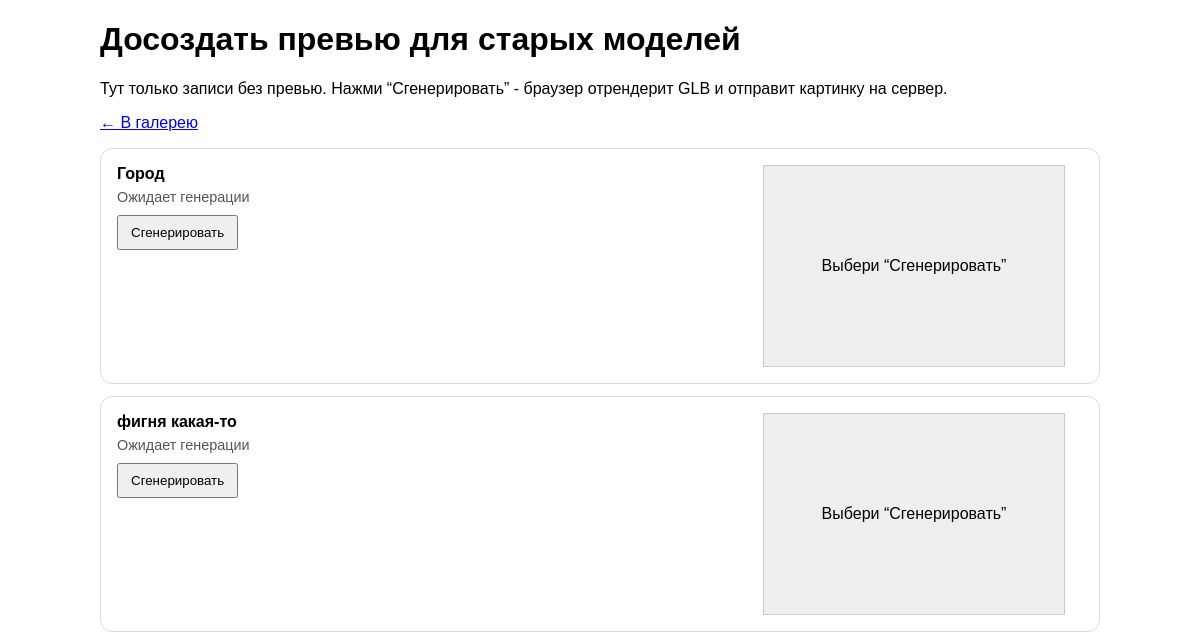
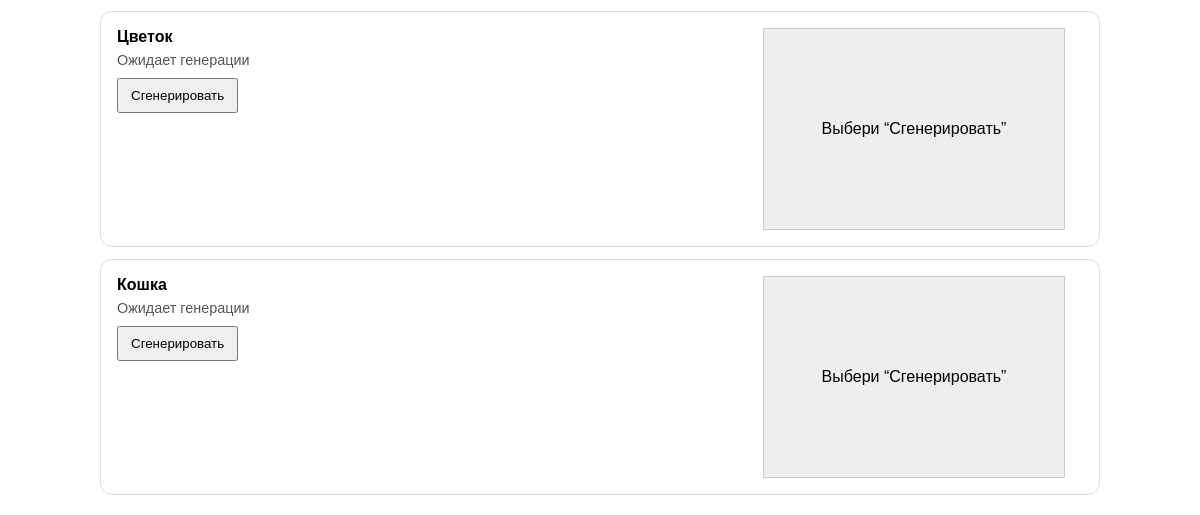
The page /regen-previews/ (signed in) on the database as committed earlier (2 pictures, top to bottom).
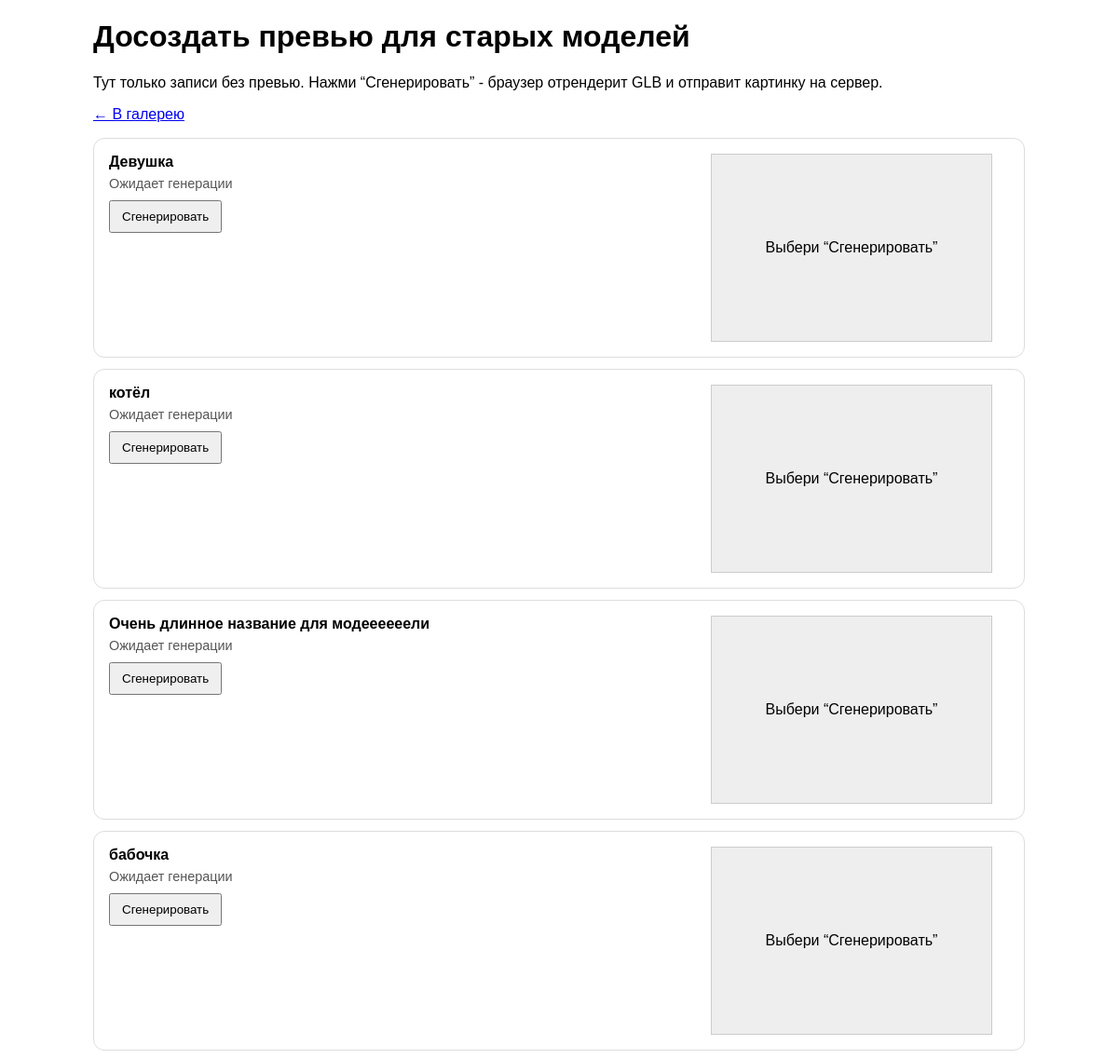
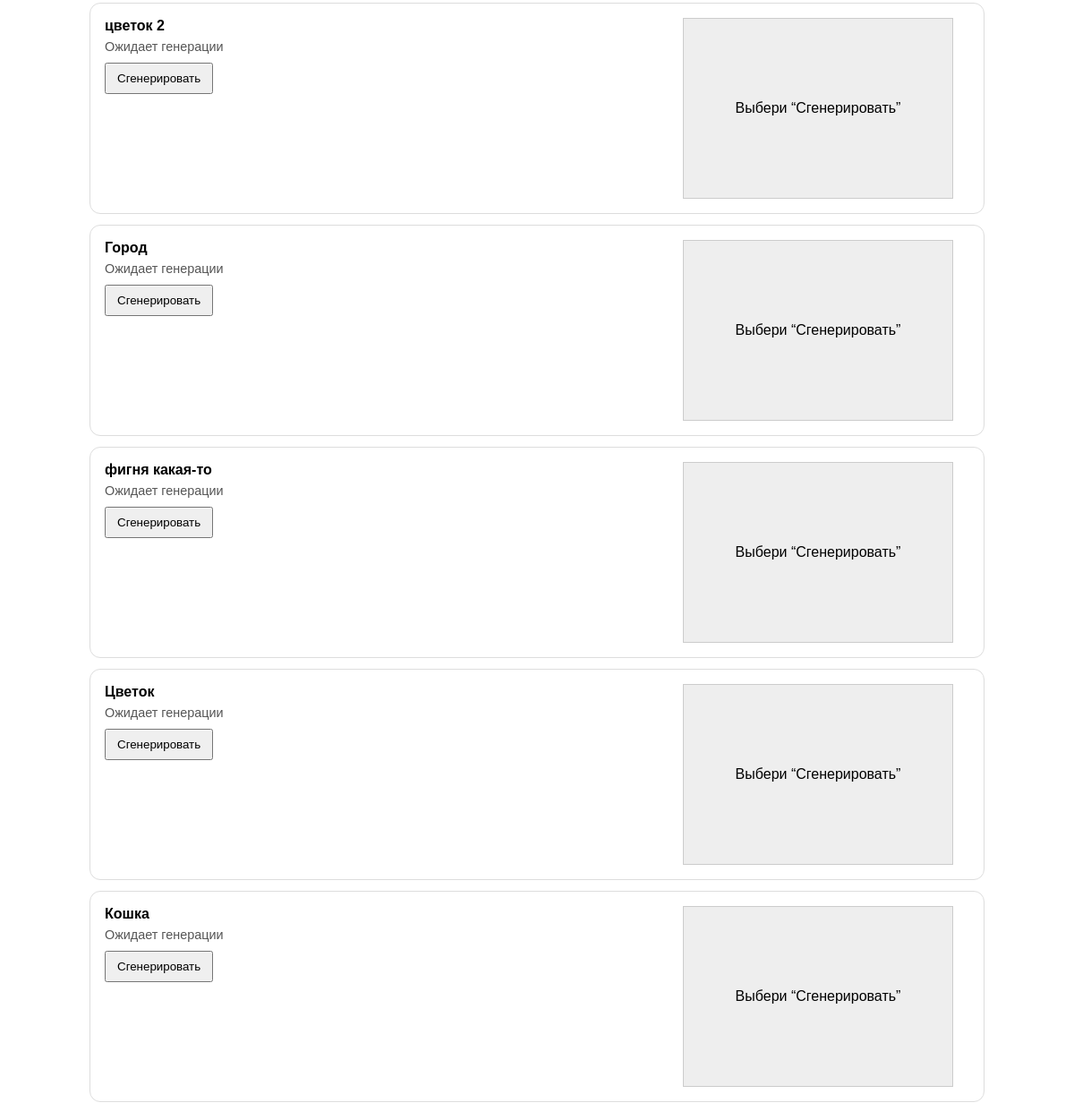
The same page on the database as committed later (2 pictures, top to bottom).
### gallery/models.py (models this page shows, shortened)
class Asset(models.Model):
    title = models.CharField(max_length=200, verbose_name="Название модели")
    file = models.FileField(upload_to='3d_assets/', verbose_name="3D Файл")
    image = models.ImageField(upload_to='thumbnails/', blank=True, null=True,
verbose_name="Превью")
    created_at = models.DateTimeField(auto_now_add=True, verbose_name="Дата загрузки")

### gallery/views.py (the view)
# urls.py: path('regen-previews/', views.regen_previews, name='regen_previews'),
@staff_member_required
def regen_previews(request):
    assets = (
        Asset.objects
        .filter(file__isnull=False)
        .exclude(file='')
        .order_by('-created_at')
    )
    return render(request, 'gallery/regen_previews.html', {'assets': assets})

### gallery/templates/gallery/regen_previews.html (shortened to what this page needs)
{% load static %}
<!DOCTYPE html>
<html lang="ru">
<head>
</head>
<body>
  <h1>Досоздать превью для старых моделей</h1>
  <p>
    Тут только записи без превью. Нажми “Сгенерировать” - браузер отрендерит GLB и отправит картинку на сервер.
  </p>
  <p><a href="{% url 'home' %}">← В галерею</a></p>
  {% if assets %}
    {% for asset in assets %}
      <div class="row"
           data-asset-id="{{ asset.id }}"
           data-model-url="{{ asset.file.url }}">
        <div>
          <div><b>{{ asset.title }}</b></div>
          <div class="status" id="status-{{ asset.id }}">Ожидает генерации</div>
          <div style="margin-top: 10px;">
            <button class="btn-generate" data-id="{{ asset.id }}">Сгенерировать</button>
          </div>
        </div>
        <div class="preview" id="preview-{{ asset.id }}">
          Выбери “Сгенерировать”
        </div>
      </div>
    {% endfor %}
  {% else %}
    <p>Все превью уже есть 🎉</p>
  {% endif %}
</body>
</html>

### gallery/templates/gallery/regen_previews.html (style rules this page uses)
body { font-family: sans-serif; max-width: 1000px; margin: 20px auto; padding: 0 16px; }
.row { display: grid; grid-template-columns: 1fr 320px; gap: 16px; padding: 16px; border: 1px solid #ddd; border-radius: 12px; margin-bottom: 12px; }
.preview { width: 300px; height: 200px; background: #eee; border: 1px solid #ccc; display:flex; align-items:center; justify-content:center; }
button { padding: 8px 12px; cursor: pointer; }
.status { color: #555; font-size: 0.9rem; margin-top: 6px; }

Rows that differ between the two databases and show on the page:
added Asset: title "Девушка"
added Asset: title "котёл"
added Asset: title "Очень длинное название для модеееееели"
added Asset: title "бабочка"
added Asset: title "цветок 2"
